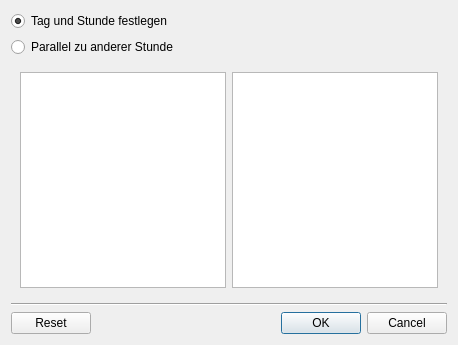
<?xml version="1.0" encoding="UTF-8"?>
<ui version="4.0">
 <class>Dialog</class>
 <widget class="QDialog" name="Dialog">
  <property name="geometry">
   <rect>
    <x>0</x>
    <y>0</y>
    <width>458</width>
    <height>345</height>
   </rect>
  </property>
  <property name="windowTitle">
   <string>Zeit festlegen</string>
  </property>
  <layout class="QVBoxLayout" name="verticalLayout_2">
   <item>
    <widget class="QRadioButton" name="rb_day_period">
     <property name="text">
      <string>Tag und Stunde festlegen</string>
     </property>
     <property name="checked">
      <bool>true</bool>
     </property>
    </widget>
   </item>
   <item>
    <widget class="QRadioButton" name="rb_parallel">
     <property name="text">
      <string>Parallel zu anderer Stunde</string>
     </property>
    </widget>
   </item>
   <item>
    <widget class="QStackedWidget" name="stackedWidget">
     <property name="currentIndex">
      <number>0</number>
     </property>
     <widget class="QWidget" name="page_0">
      <layout class="QVBoxLayout" name="verticalLayout">
       <item>
        <layout class="QHBoxLayout" name="horizontalLayout">
         <item>
          <widget class="QListWidget" name="daylist"/>
         </item>
         <item>
          <widget class="QListWidget" name="periodlist"/>
         </item>
        </layout>
       </item>
      </layout>
     </widget>
     <widget class="QWidget" name="page_1">
      <layout class="QHBoxLayout" name="horizontalLayout_2">
       <item>
        <widget class="QListWidget" name="list_class"/>
       </item>
       <item>
        <widget class="QListWidget" name="list_course"/>
       </item>
       <item>
        <layout class="QVBoxLayout" name="verticalLayout_3">
         <item>
          <widget class="QListWidget" name="list_lesson"/>
         </item>
         <item>
          <widget class="Line" name="line_2">
           <property name="orientation">
            <enum>Qt::Horizontal</enum>
           </property>
          </widget>
         </item>
         <item>
          <widget class="QLabel" name="label">
           <property name="text">
            <string>Gewicht:</string>
           </property>
          </widget>
         </item>
         <item>
          <widget class="QComboBox" name="weight">
           <property name="currentText">
            <string>+</string>
           </property>
           <property name="insertPolicy">
            <enum>QComboBox::NoInsert</enum>
           </property>
           <item>
            <property name="text">
             <string>-</string>
            </property>
           </item>
           <item>
            <property name="text">
             <string>1</string>
            </property>
           </item>
           <item>
            <property name="text">
             <string>2</string>
            </property>
           </item>
           <item>
            <property name="text">
             <string>3</string>
            </property>
           </item>
           <item>
            <property name="text">
             <string>4</string>
            </property>
           </item>
           <item>
            <property name="text">
             <string>5</string>
            </property>
           </item>
           <item>
            <property name="text">
             <string>6</string>
            </property>
           </item>
           <item>
            <property name="text">
             <string>7</string>
            </property>
           </item>
           <item>
            <property name="text">
             <string>8</string>
            </property>
           </item>
           <item>
            <property name="text">
             <string>9</string>
            </property>
           </item>
           <item>
            <property name="text">
             <string>+</string>
            </property>
           </item>
          </widget>
         </item>
        </layout>
       </item>
      </layout>
     </widget>
    </widget>
   </item>
   <item>
    <widget class="Line" name="line">
     <property name="orientation">
      <enum>Qt::Horizontal</enum>
     </property>
    </widget>
   </item>
   <item>
    <widget class="QDialogButtonBox" name="buttonBox">
     <property name="orientation">
      <enum>Qt::Horizontal</enum>
     </property>
     <property name="standardButtons">
      <set>QDialogButtonBox::Cancel|QDialogButtonBox::Ok|QDialogButtonBox::Reset</set>
     </property>
    </widget>
   </item>
  </layout>
 </widget>
 <resources/>
 <connections>
  <connection>
   <sender>buttonBox</sender>
   <signal>accepted()</signal>
   <receiver>Dialog</receiver>
   <slot>accept()</slot>
   <hints>
    <hint type="sourcelabel">
     <x>248</x>
     <y>254</y>
    </hint>
    <hint type="destinationlabel">
     <x>157</x>
     <y>274</y>
    </hint>
   </hints>
  </connection>
  <connection>
   <sender>buttonBox</sender>
   <signal>rejected()</signal>
   <receiver>Dialog</receiver>
   <slot>reject()</slot>
   <hints>
    <hint type="sourcelabel">
     <x>316</x>
     <y>260</y>
    </hint>
    <hint type="destinationlabel">
     <x>286</x>
     <y>274</y>
    </hint>
   </hints>
  </connection>
 </connections>
</ui>
